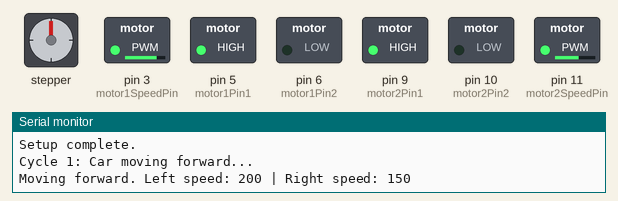
Simulated run of this sketch. Board: Arduino Uno, built with avr-gcc and run on an emulated ATmega328P. Shown: stepper motor, switched loads named in the sketch (green lamp = pin HIGH), the last lines printed to the serial monitor. Stepper angles assume 2048 steps per turn.

Above: at 0.1 s.
At 3.65 s:
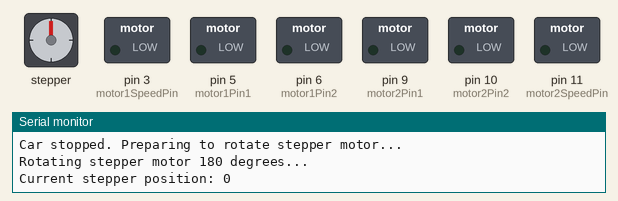
At 9.65 s:
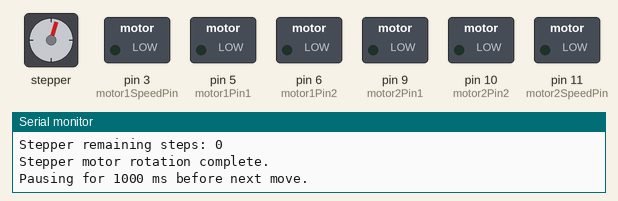
Timing chart, 0 to 12.6 s (numbered marks = the images above):
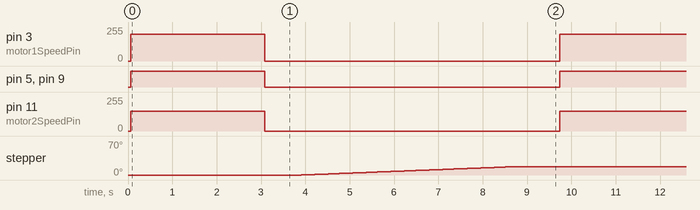

Measured:
- by itself, pin 3 (motor1SpeedPin): alternates 200/255 for 3.0 s and 0/255 for 6.7 s
- by itself, pin 5 (motor1Pin1), pin 9 (motor2Pin1): alternates HIGH for 3.0 s and LOW for 6.7 s
- by itself, pin 11 (motor2SpeedPin): alternates 150/255 for 3.0 s and 0/255 for 6.7 s
- by itself, stepper: turns 17° clockwise in 4.6 s, repeating every 9.5 s

The sketch:

car_complete_2.ino
```cpp
#include <AccelStepper.h>

// -----------------------
// DC Motor Connections
// -----------------------
// Left motor pins
const int motor1Pin1 = 5;
const int motor1Pin2 = 6;
const int motor1SpeedPin = 3;  // PWM pin for left motor speed

// Right motor pins
const int motor2Pin1 = 9;
const int motor2Pin2 = 10;
const int motor2SpeedPin = 11; // PWM pin for right motor speed

// -----------------------
// Stepper Motor Connections (4-wire)
// -----------------------
const int stepperPin1 = 2;
const int stepperPin2 = 4;
const int stepperPin3 = 7;
const int stepperPin4 = 8;
AccelStepper stepper(AccelStepper::FULL4WIRE, stepperPin1, stepperPin2, stepperPin3, stepperPin4);

// -----------------------
// Adjustable Parameters
// -----------------------
int leftMotorSpeed = 200;         // Speed for left motor (0-255)
int rightMotorSpeed = 150;        // Speed for right motor (0-255)
unsigned long travelTime = 3000;  // Time (in ms) the car moves before stopping
unsigned long pauseTime = 1000;   // Pause delay (in ms) after stepper rotation
int numberOfCycles = 9;           // Number of cycles to run

// Define the number of steps required for a 180° rotation.
// For example, if your stepper motor has 200 steps per revolution, 180° = 100 steps.
// Adjust this value based on your motor's specifications.
const int stepsPer180Degrees = 100;

// -----------------------
// Motor Control Functions
// -----------------------
void moveForward(int leftSpeed, int rightSpeed) {
  Serial.print("Moving forward. Left speed: ");
  Serial.print(leftSpeed);
  Serial.print(" | Right speed: ");
  Serial.println(rightSpeed);

  // Set left motor forward direction:
  digitalWrite(motor1Pin1, HIGH);
  digitalWrite(motor1Pin2, LOW);

  // Set right motor forward direction:
  digitalWrite(motor2Pin1, HIGH);
  digitalWrite(motor2Pin2, LOW);

  // Set speeds via PWM:
  analogWrite(motor1SpeedPin, leftSpeed);
  analogWrite(motor2SpeedPin, rightSpeed);
}

void stopCar() {
  Serial.println("Stopping car.");
  // Turn off motor directions
  digitalWrite(motor1Pin1, LOW);
  digitalWrite(motor1Pin2, LOW);
  digitalWrite(motor2Pin1, LOW);
  digitalWrite(motor2Pin2, LOW);

  // Stop PWM outputs
  analogWrite(motor1SpeedPin, 0);
  analogWrite(motor2SpeedPin, 0);
}

// -----------------------
// Stepper Motor Function
// -----------------------
void rotateStepperMotor() {
  Serial.println("Rotating stepper motor 180 degrees...");
  long currentPos = stepper.currentPosition();
  long targetPos = currentPos + stepsPer180Degrees;

  Serial.print("Current stepper position: ");
  Serial.println(currentPos);
  Serial.print("Target stepper position: ");
  Serial.println(targetPos);

  stepper.moveTo(targetPos);

  // Run the stepper until it reaches the target position
  while (stepper.distanceToGo() != 0) {
    stepper.run();
    Serial.print("Stepper remaining steps: ");
    Serial.println(stepper.distanceToGo());
    delay(50); // Short delay for readability
  }

  Serial.println("Stepper motor rotation complete.");
}

// -----------------------
// Setup Function
// -----------------------
void setup() {
  Serial.begin(9600);
  Serial.println("Initializing system...");

  // Initialize motor pins as outputs
  pinMode(motor1Pin1, OUTPUT);
  pinMode(motor1Pin2, OUTPUT);
  pinMode(motor2Pin1, OUTPUT);
  pinMode(motor2Pin2, OUTPUT);
  pinMode(motor1SpeedPin, OUTPUT);
  pinMode(motor2SpeedPin, OUTPUT);

  // Initialize stepper motor parameters
  stepper.setMaxSpeed(1000);
  stepper.setAcceleration(500);

  Serial.println("Setup complete.");
}

// -----------------------
// Main Loop
// -----------------------
void loop() {
  for (int cycle = 0; cycle < numberOfCycles; cycle++) {
    Serial.print("Cycle ");
    Serial.print(cycle + 1);
    Serial.println(": Car moving forward...");

    // Move the car forward with specified speeds
    moveForward(leftMotorSpeed, rightMotorSpeed);

    // Let the car move for a specified time (simulate distance traveled)
    Serial.print("Car moving for ");
    Serial.print(travelTime);
    Serial.println(" ms.");
    delay(travelTime);

    // Stop the car
    stopCar();
    Serial.println("Car stopped. Preparing to rotate stepper motor...");
    delay(500);  // Short pause before stepper rotation

    // Rotate the stepper motor 180°
    rotateStepperMotor();

    // Pause before starting the next cycle
    Serial.print("Pausing for ");
    Serial.print(pauseTime);
    Serial.println(" ms before next move.");
    delay(pauseTime);
  }

  // After completing all cycles, stop the car and halt further execution
  stopCar();
  Serial.println("All cycles completed. System halting.");
  while (true);  // Halt the program
}
```
